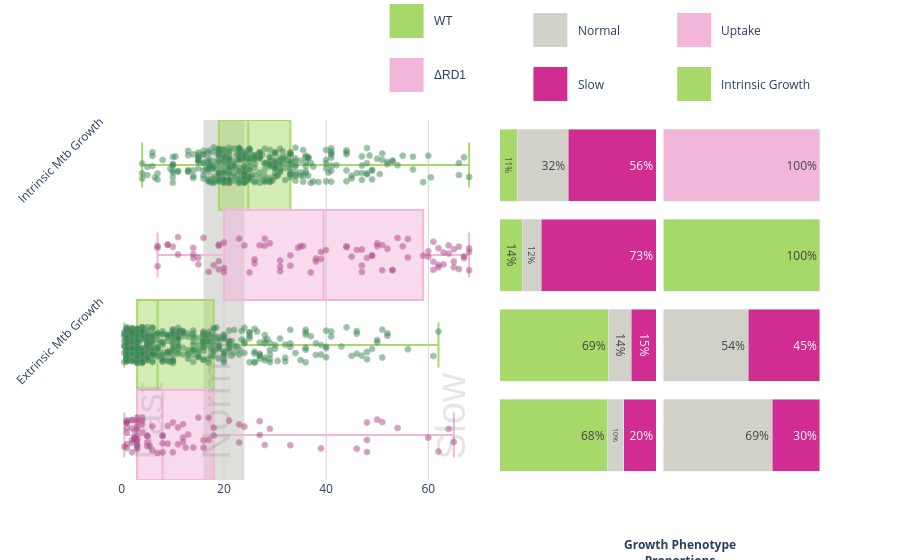

This figure's notebook cell:
### Code cell
# Adjust y-positions for better separation
positions = {
    ('Intrinsic Mtb Growth', 'WT'): 3,
    ('Intrinsic Mtb Growth', 'RD1'): 2,
    ('Extrinsic Mtb Growth', 'WT'): 1,
    ('Extrinsic Mtb Growth', 'RD1'): 0
}

fig = make_subplots(rows=1, cols=3, column_widths=[0.5, 0.2, 0.2], horizontal_spacing=0.01)

# Main plot with adjusted positions
for growth in ['Intrinsic Mtb Growth', 'Extrinsic Mtb Growth']:
    for strain in subset_df['Strain'].unique():
        data = subset_df[(subset_df['Growth'] == growth) & (subset_df['Strain'] == strain)]
        y_pos = positions[(growth, strain)]
        
        # Box plot
        fig.add_trace(
            go.Box(
                x=data['Doubling Times'],
                y=[y_pos] * len(data),
                name=f"{growth} - {strain}",
                marker_color=expanded_piyg[1] if strain == 'WT' else expanded_piyg[-2],
                showlegend=False,
                orientation='h',
                boxpoints=False, width = 1
            ), row=1, col=1
        )
        
        # Strip plot with jitter
        jitter = np.random.uniform(-0.2, 0.2, len(data))
        fig.add_trace(
            go.Scatter(
                x=data['Doubling Times'],
                y=[y_pos + j for j in jitter],
                mode='markers',
                marker=dict(
                    color=expanded_piyg[0] if strain == 'WT' else expanded_piyg[-1],
                    size=6,
                    opacity=0.5,
                    line=dict(color='gray', width=1)
                ),
                showlegend=False
            ), row=1, col=1
        )

# Update layout with new y-axis settings
fig.update_layout(
    yaxis=dict(
        ticktext=['Extrinsic Mtb Growth', 'Intrinsic Mtb Growth', ],#'ΔRD1', 'WT'],
        tickvals=[1.5,3.5],
        tickmode='array', tickangle=360-45

    )
)
bin_start, bin_end = bins[1], bins[2]
fig.add_vrect(
    x0=bin_start, x1=bin_end,
    fillcolor=expanded_piyg[3],
    opacity=0.7,
    layer='below',
    line_width=0,
    row=1, col=1
)


    
# First proportion plot (Growth Speed)
growth_speed_data = subset_df.groupby(['Growth', 'Strain', 'Growth Category']).size().unstack(fill_value=0)
growth_speed_pcts = growth_speed_data.div(growth_speed_data.sum(axis=1), axis=0)

for i, (idx, row) in enumerate(growth_speed_pcts.iterrows()):
    left = 0
    for j, (category, color) in enumerate(zip(['Fast', 'Normal', 'Slow'], 
                            [expanded_piyg[1], expanded_piyg[3], expanded_piyg[5]])):
        if row[category] > 0:
            fig.add_trace(
                go.Bar(
                    x=[row[category]],
                    y=[i],
                    orientation='h',
                    marker_color=color,
                    name=category,
                    text=[f"{int(row[category]*100)}%"],
                    textposition='inside',
                    showlegend=(i==0)  # Only show legend for first group
                ), row=1, col=2
            )

for i, (growth, strain) in enumerate( [ ('Extrinsic Mtb Growth', 'WT'), 
                                       ('Extrinsic Mtb Growth', 'RD1'),
                                        ('Intrinsic Mtb Growth', 'WT'),
                                       ('Intrinsic Mtb Growth', 'RD1'),
                                      
                                    ]):
   if growth == 'Intrinsic Mtb Growth':
       # Single bar for intrinsic growth
       fig.add_trace(
           go.Bar(
               x=[1.0],
               y=[i],
               orientation='h',
               marker_color=expanded_piyg[1] if strain == 'WT' else expanded_piyg[-2],
               showlegend=False,
               text=['100%'],
               textposition='inside',
           ), row=1, col=3
       )
   else:
       # Stacked bars for extrinsic growth
       data = extrinsic_proportions.loc[strain]
       fig.add_trace(
           go.Bar(
               x=[data['Transfer']],
               y=[i],
               orientation='h',
               marker_color=expanded_piyg[-3],
               name='Transfer',
               showlegend=(i==0),
               text=[f"{int(data['Transfer']*100)}%"],
               textposition='inside',
           ), row=1, col=3
       )
       fig.add_trace(
           go.Bar(
               x=[data['Uptake']],
               y=[i],
               orientation='h',
               marker_color=expanded_piyg[-1],
               name='Uptake',
               showlegend=(i==0),
               text=[f"{int(data['Uptake']*100)}%"],
               textposition='inside',
           ), row=1, col=3
       )


# Update axes for proportion plots
fig.update_xaxes(range=[0, 1], showticklabels=False, row=1, col=2)
fig.update_xaxes(range=[0, 1], showticklabels=False, row=1, col=3)
fig.update_yaxes(range=[0, 1], showticklabels=False, row=1, col=2)
fig.update_yaxes(range=[0, 1], showticklabels=False, row=1, col=3)

# Update layout for proper stacking
fig.update_layout(
    barmode='stack',
    margin=dict(t=120),  # Top padding of 150px
    yaxis1=dict(range=[-0.5, 3.5]),
    yaxis2=dict(range=[-0.5, 3.5]),
    yaxis3=dict(range=[-0.5, 3.5])
)

# Remove all existing legends
fig.update_traces(showlegend=False)

# Add legend annotations above second plot (Growth Speed)
for i, (category, color) in enumerate(zip(['Fast', 'Normal', 'Slow'], 
                        [expanded_piyg[1], expanded_piyg[3], expanded_piyg[5]])):
    fig.add_shape(
        type="rect",
        x0=0.6, x1=0.65,
        y0=1.35 - (i*0.15), y1=1.45 - (i*0.15),
        xref="paper", yref="paper",
        fillcolor=color,
        line_color="white",
    )
    fig.add_annotation(
        x=0.66, y=1.4 - (i*0.15),
        text=category,
        xref="paper", yref="paper",
        showarrow=False,
        font=dict(size=12),
        xanchor='left',  # 'left', 'center', or 'right'
        yanchor='middle'  # 'top', 'middle', or 'bottom'
    )

# Add legend annotations above third plot (Transfer/Uptake)
colors = [expanded_piyg[-1], expanded_piyg[-2], expanded_piyg[1]]
for i, label in enumerate(['Transfer', 'Uptake', 'Intrinsic Growth']):
    fig.add_shape(
        type="rect",
        x0=0.8, x1=0.85,
        y0=1.35 - (i*0.15), y1=1.45 - (i*0.15),
        xref="paper", yref="paper",
        fillcolor=colors[i],
        line_color="white",
    )
    fig.add_annotation(
        x=0.86, y=1.4 - (i*0.15),
        text=label,
        xref="paper", yref="paper",
        showarrow=False,
        font=dict(size=12),
        xanchor='left',  # 'left', 'center', or 'right'
        yanchor='middle'  # 'top', 'middle', or 'bottom'
    )
# Add titles above legends
fig.add_annotation(
   x=0.625, y=1.55,
   text="Growth Speed",
   xref="paper", yref="paper",
   showarrow=False,
   font=dict(size=12, weight='bold'),
   xanchor='left',
   yanchor='middle'
)

fig.add_annotation(
   x=0.825, y=1.55,
   text="Mtb Origin",
   xref="paper", yref="paper",
   showarrow=False,
   font=dict(size=12, weight='bold'),
   xanchor='left',
   yanchor='middle'  
)

fig.add_annotation(
   x=0.725, y=-0.2,
   text="Growth Phenotype<br>Proportions",
   xref="paper", yref="paper",
   showarrow=False,
   font=dict(size=12, weight='bold'),
   xanchor='left',
   yanchor='middle'  
)

fig.update_layout(
   plot_bgcolor='white',
   paper_bgcolor='white'
)

fig.update_xaxes(
   showgrid=True,
   gridwidth=1,
   gridcolor='lightgrey',
   row=1, col=1
)
# Add vertical text labels
for text, x_pos in zip(['Fast', 'Normal', 'Slow'], [10, 23, 69]):
    fig.add_annotation(
        x=x_pos, y=-0.3,
        text=text,
        font=dict(size=40, color='gray', family='Helvetica'),
        opacity=0.2,
        showarrow=False,
        textangle=-90,
        row=1, col=1, 
        xanchor='right', 
        yanchor='bottom'  

    )
# Add legend for strains
colors = [expanded_piyg[1], expanded_piyg[-2]]  # WT and RD1 colors
for i, (label, color) in enumerate(zip(['WT', 'ΔRD1'], colors)):
   fig.add_shape(
       type="rect",
       x0=0.4, x1=0.45,
       y0=1.225 - (i*0.15), y1=1.325 - (i*0.15),
       xref="paper", yref="paper",
       fillcolor=color,
       line_color="white",
   )
   fig.add_annotation(
       x=0.46, y=1.275 - (i*0.15),
       text=label,
       xref="paper", yref="paper",
       showarrow=False,
       font=dict(size=12, family='Helvetica'),
       xanchor='left',
       yanchor='middle'
   )
fig.add_annotation(
   x=0.425, y=1.425,
   text="Strain",
   xref="paper", yref="paper",
   showarrow=False,
   font=dict(size=12, weight='bold', family='Helvetica'),
   xanchor='center',
   yanchor='middle'
    )
fig.show()

boxplot=fig

### Figure 1 — Plotly figure (JSON) as saved in the notebook; plotly's stock layout.template omitted (floating-point values rounded to 4 significant figures; data arrays with more than 128 entries replaced by an {"elided": "..."} marker saying what was removed)
{"data": [{"boxpoints": false, "marker": {"color": "#a6d96a"}, "name": "Intrinsic Mtb Growth - WT", "orientation": "h", "showlegend": false, "type": "box", "width": 1, "x": {"elided": "372 float values"}, "xaxis": "x", "y": {"elided": "372 int values"}, "yaxis": "y"}, {"marker": {"color": "#1a9641", "line": {"color": "gray", "width": 1}, "opacity": 0.5, "size": 6}, "mode": "markers", "showlegend": false, "type": "scatter", "x": {"elided": "372 float values"}, "xaxis": "x", "y": {"elided": "372 float values"}, "yaxis": "y"}, {"boxpoints": false, "marker": {"color": "#f1b6da"}, "name": "Intrinsic Mtb Growth - RD1", "orientation": "h", "showlegend": false, "type": "box", "width": 1, "x": [35.5, 34.5, 67, 47, 35, 16, 53, 56, 29, 54, 55, 10, 64, 60, 33, 7, 62, 62, 52, 66, 15, 14, 38, 65, 14, 7, 9, 15, 31, 11, 17, 37, 51, 31, 44, 66, 68, 68, 48, 11, 31, 68, 63, 65, 19, 51, 44, 19, 24, 33, 25, 47, 64, 65, 47, 18, 28, 59, 19, 20, 67, 49, 26, 50, 63, 14, 61, 60, 46, 9, 61, 53, 20, 45, 39, 19, 50, 7, 39, 28, 38, 49, 20, 62, 26, 61, 40, 23, 27, 56], "xaxis": "x", "y": [2, 2, 2, 2, 2, 2, 2, 2, 2, 2, 2, 2, 2, 2, 2, 2, 2, 2, 2, 2, 2, 2, 2, 2, 2, 2, 2, 2, 2, 2, 2, 2, 2, 2, 2, 2, 2, 2, 2, 2, 2, 2, 2, 2, 2, 2, 2, 2, 2, 2, 2, 2, 2, 2, 2, 2, 2, 2, 2, 2, 2, 2, 2, 2, 2, 2, 2, 2, 2, 2, 2, 2, 2, 2, 2, 2, 2, 2, 2, 2, 2, 2, 2, 2, 2, 2, 2, 2, 2, 2], "yaxis": "y"}, {"marker": {"color": "#d02c91", "line": {"color": "gray", "width": 1}, "opacity": 0.5, "size": 6}, "mode": "markers", "showlegend": false, "type": "scatter", "x": [35.5, 34.5, 67, 47, 35, 16, 53, 56, 29, 54, 55, 10, 64, 60, 33, 7, 62, 62, 52, 66, 15, 14, 38, 65, 14, 7, 9, 15, 31, 11, 17, 37, 51, 31, 44, 66, 68, 68, 48, 11, 31, 68, 63, 65, 19, 51, 44, 19, 24, 33, 25, 47, 64, 65, 47, 18, 28, 59, 19, 20, 67, 49, 26, 50, 63, 14, 61, 60, 46, 9, 61, 53, 20, 45, 39, 19, 50, 7, 39, 28, 38, 49, 20, 62, 26, 61, 40, 23, 27, 56], "xaxis": "x", "y": [2.099, 2.079, 1.984, 1.883, 2.097, 2.19, 1.83, 1.973, 2.13, 2.19, 2.097, 2.091, 2.105, 2.04, 1.996, 2.081, 1.864, 1.891, 2.07, 1.843, 1.97, 1.964, 1.961, 2.063, 2.008, 2.1, 2.113, 1.896, 1.872, 2.199, 1.813, 1.805, 1.832, 1.938, 2.097, 2.093, 2.033, 1.83, 1.968, 2.004, 1.82, 2.072, 1.894, 1.928, 2.117, 2.11, 2.087, 1.841, 2.106, 1.879, 1.807, 2.06, 2.017, 1.865, 1.811, 1.887, 2.181, 1.992, 2.102, 1.855, 1.966, 1.991, 1.907, 2.129, 2.028, 2.079, 1.925, 1.98, 2.056, 2.115, 2.147, 1.833, 2.138, 1.982, 2.033, 1.93, 2.097, 1.874, 1.956, 2.103, 1.929, 1.993, 1.809, 2.075, 1.951, 1.835, 2.055, 2.181, 2.109, 2.178], "yaxis": "y"}, {"boxpoints": false, "marker": {"color": "#a6d96a"}, "name": "Extrinsic Mtb Growth - WT", "orientation": "h", "showlegend": false, "type": "box", "width": 1, "x": {"elided": "500 float values"}, "xaxis": "x", "y": {"elided": "500 int values"}, "yaxis": "y"}, {"marker": {"color": "#1a9641", "line": {"color": "gray", "width": 1}, "opacity": 0.5, "size": 6}, "mode": "markers", "showlegend": false, "type": "scatter", "x": {"elided": "500 float values"}, "xaxis": "x", "y": {"elided": "500 float values"}, "yaxis": "y"}, {"boxpoints": false, "marker": {"color": "#f1b6da"}, "name": "Extrinsic Mtb Growth - RD1", "orientation": "h", "showlegend": false, "type": "box", "width": 1, "x": [60, 23, 1, 1, 1, 3, 33, 2.5, 2, 15, 12, 14, 4, 29, 23, 1, 2, 12, 24, 8, 51, 9, 8, 2.5, 3, 11, 48, 4, 11, 3, 28, 18, 3, 64, 4, 16, 2, 46, 5, 18, 1, 2, 9, 3, 8, 5, 13, 6, 50, 3, 27, 48, 17, 4, 8, 65, 3, 12, 62, 2, 2, 10, 1, 3, 12.5, 1, 3, 16, 39, 10, 6, 5, 5, 54, 7, 1, 2.5, 2.5, 5.5, 0.5, 3, 3, 17, 21, 3, 27, 48], "xaxis": "x", "y": [0, 0, 0, 0, 0, 0, 0, 0, 0, 0, 0, 0, 0, 0, 0, 0, 0, 0, 0, 0, 0, 0, 0, 0, 0, 0, 0, 0, 0, 0, 0, 0, 0, 0, 0, 0, 0, 0, 0, 0, 0, 0, 0, 0, 0, 0, 0, 0, 0, 0, 0, 0, 0, 0, 0, 0, 0, 0, 0, 0, 0, 0, 0, 0, 0, 0, 0, 0, 0, 0, 0, 0, 0, 0, 0, 0, 0, 0, 0, 0, 0, 0, 0, 0, 0, 0, 0], "yaxis": "y"}, {"marker": {"color": "#d02c91", "line": {"color": "gray", "width": 1}, "opacity": 0.5, "size": 6}, "mode": "markers", "showlegend": false, "type": "scatter", "x": [60, 23, 1, 1, 1, 3, 33, 2.5, 2, 15, 12, 14, 4, 29, 23, 1, 2, 12, 24, 8, 51, 9, 8, 2.5, 3, 11, 48, 4, 11, 3, 28, 18, 3, 64, 4, 16, 2, 46, 5, 18, 1, 2, 9, 3, 8, 5, 13, 6, 50, 3, 27, 48, 17, 4, 8, 65, 3, 12, 62, 2, 2, 10, 1, 3, 12.5, 1, 3, 16, 39, 10, 6, 5, 5, 54, 7, 1, 2.5, 2.5, 5.5, 0.5, 3, 3, 17, 21, 3, 27, 48], "xaxis": "x", "y": [-0.02959, 0.1164, 0.03174, 0.1454, 0.1636, 0.08662, -0.1131, -0.02555, -0.05399, 0.1932, -0.02736, -0.1394, 0.1177, 0.06818, -0.08266, 0.1418, -0.1915, 0.1207, 0.09312, -0.005501, 0.1434, -0.09649, -0.1917, -0.03899, -0.05482, 0.08354, -0.1894, 0.02424, -0.1037, -0.1365, -0.1108, -0.005791, 0.1367, 0.06695, 0.1932, -0.1418, -0.08907, -0.1517, -0.1249, 0.07944, 0.07811, 0.1651, 0.1003, -0.04701, -0.09252, -0.008578, 0.004796, 0.09663, 0.171, -0.109, -0.0005349, 0.1393, -0.05527, 0.1596, -0.01023, -0.07819, -0.1047, -0.07717, -0.1845, 0.1663, 0.07823, -0.1923, -0.1427, 0.1948, -0.1401, -0.1008, 0.0672, -0.05968, -0.1487, 0.1392, -0.1704, -0.08124, -0.01113, 0.07811, -0.1995, 0.1322, 0.04515, -0.05897, -0.1229, -0.13, -0.156, 0.1631, 0.1915, 0.1598, -0.006837, 0.1535, -0.05534], "yaxis": "y"}, {"marker": {"color": "#a6d96a"}, "name": "Fast", "orientation": "h", "showlegend": false, "text": ["68%"], "textposition": "inside", "type": "bar", "x": [0.6897], "xaxis": "x2", "y": [0], "yaxis": "y2"}, {"marker": {"color": "#d1d1ca"}, "name": "Normal", "orientation": "h", "showlegend": false, "text": ["10%"], "textposition": "inside", "type": "bar", "x": [0.1034], "xaxis": "x2", "y": [0], "yaxis": "y2"}, {"marker": {"color": "#d02c91"}, "name": "Slow", "orientation": "h", "showlegend": false, "text": ["20%"], "textposition": "inside", "type": "bar", "x": [0.2069], "xaxis": "x2", "y": [0], "yaxis": "y2"}, {"marker": {"color": "#a6d96a"}, "name": "Fast", "orientation": "h", "showlegend": false, "text": ["69%"], "textposition": "inside", "type": "bar", "x": [0.696], "xaxis": "x2", "y": [1], "yaxis": "y2"}, {"marker": {"color": "#d1d1ca"}, "name": "Normal", "orientation": "h", "showlegend": false, "text": ["14%"], "textposition": "inside", "type": "bar", "x": [0.146], "xaxis": "x2", "y": [1], "yaxis": "y2"}, {"marker": {"color": "#d02c91"}, "name": "Slow", "orientation": "h", "showlegend": false, "text": ["15%"], "textposition": "inside", "type": "bar", "x": [0.158], "xaxis": "x2", "y": [1], "yaxis": "y2"}, {"marker": {"color": "#a6d96a"}, "name": "Fast", "orientation": "h", "showlegend": false, "text": ["14%"], "textposition": "inside", "type": "bar", "x": [0.1444], "xaxis": "x2", "y": [2], "yaxis": "y2"}, {"marker": {"color": "#d1d1ca"}, "name": "Normal", "orientation": "h", "showlegend": false, "text": ["12%"], "textposition": "inside", "type": "bar", "x": [0.1222], "xaxis": "x2", "y": [2], "yaxis": "y2"}, {"marker": {"color": "#d02c91"}, "name": "Slow", "orientation": "h", "showlegend": false, "text": ["73%"], "textposition": "inside", "type": "bar", "x": [0.7333], "xaxis": "x2", "y": [2], "yaxis": "y2"}, {"marker": {"color": "#a6d96a"}, "name": "Fast", "orientation": "h", "showlegend": false, "text": ["11%"], "textposition": "inside", "type": "bar", "x": [0.1129], "xaxis": "x2", "y": [3], "yaxis": "y2"}, {"marker": {"color": "#d1d1ca"}, "name": "Normal", "orientation": "h", "showlegend": false, "text": ["32%"], "textposition": "inside", "type": "bar", "x": [0.3253], "xaxis": "x2", "y": [3], "yaxis": "y2"}, {"marker": {"color": "#d02c91"}, "name": "Slow", "orientation": "h", "showlegend": false, "text": ["56%"], "textposition": "inside", "type": "bar", "x": [0.5618], "xaxis": "x2", "y": [3], "yaxis": "y2"}, {"marker": {"color": "#d1d1ca"}, "name": "Transfer", "orientation": "h", "showlegend": false, "text": ["69%"], "textposition": "inside", "type": "bar", "x": [0.694], "xaxis": "x3", "y": [0], "yaxis": "y3"}, {"marker": {"color": "#d02c91"}, "name": "Uptake", "orientation": "h", "showlegend": false, "text": ["30%"], "textposition": "inside", "type": "bar", "x": [0.306], "xaxis": "x3", "y": [0], "yaxis": "y3"}, {"marker": {"color": "#d1d1ca"}, "name": "Transfer", "orientation": "h", "showlegend": false, "text": ["54%"], "textposition": "inside", "type": "bar", "x": [0.5402], "xaxis": "x3", "y": [1], "yaxis": "y3"}, {"marker": {"color": "#d02c91"}, "name": "Uptake", "orientation": "h", "showlegend": false, "text": ["45%"], "textposition": "inside", "type": "bar", "x": [0.4598], "xaxis": "x3", "y": [1], "yaxis": "y3"}, {"marker": {"color": "#a6d96a"}, "orientation": "h", "showlegend": false, "text": ["100%"], "textposition": "inside", "type": "bar", "x": [1], "xaxis": "x3", "y": [2], "yaxis": "y3"}, {"marker": {"color": "#f1b6da"}, "orientation": "h", "showlegend": false, "text": ["100%"], "textposition": "inside", "type": "bar", "x": [1], "xaxis": "x3", "y": [3], "yaxis": "y3"}], "layout": {"annotations": [{"font": {"size": 12}, "showarrow": false, "text": "Fast", "x": 0.66, "xanchor": "left", "xref": "paper", "y": 1.4, "yanchor": "middle", "yref": "paper"}, {"font": {"size": 12}, "showarrow": false, "text": "Normal", "x": 0.66, "xanchor": "left", "xref": "paper", "y": 1.25, "yanchor": "middle", "yref": "paper"}, {"font": {"size": 12}, "showarrow": false, "text": "Slow", "x": 0.66, "xanchor": "left", "xref": "paper", "y": 1.1, "yanchor": "middle", "yref": "paper"}, {"font": {"size": 12}, "showarrow": false, "text": "Transfer", "x": 0.86, "xanchor": "left", "xref": "paper", "y": 1.4, "yanchor": "middle", "yref": "paper"}, {"font": {"size": 12}, "showarrow": false, "text": "Uptake", "x": 0.86, "xanchor": "left", "xref": "paper", "y": 1.25, "yanchor": "middle", "yref": "paper"}, {"font": {"size": 12}, "showarrow": false, "text": "Intrinsic Growth", "x": 0.86, "xanchor": "left", "xref": "paper", "y": 1.1, "yanchor": "middle", "yref": "paper"}, {"font": {"size": 12, "weight": "bold"}, "showarrow": false, "text": "Growth Speed", "x": 0.625, "xanchor": "left", "xref": "paper", "y": 1.55, "yanchor": "middle", "yref": "paper"}, {"font": {"size": 12, "weight": "bold"}, "showarrow": false, "text": "Mtb Origin", "x": 0.825, "xanchor": "left", "xref": "paper", "y": 1.55, "yanchor": "middle", "yref": "paper"}, {"font": {"size": 12, "weight": "bold"}, "showarrow": false, "text": "Growth Phenotype<br>Proportions", "x": 0.725, "xanchor": "left", "xref": "paper", "y": -0.2, "yanchor": "middle", "yref": "paper"}, {"font": {"color": "gray", "family": "Helvetica", "size": 40}, "opacity": 0.2, "showarrow": false, "text": "Fast", "textangle": -90, "x": 10, "xanchor": "right", "xref": "x", "y": -0.3, "yanchor": "bottom", "yref": "y"}, {"font": {"color": "gray", "family": "Helvetica", "size": 40}, "opacity": 0.2, "showarrow": false, "text": "Normal", "textangle": -90, "x": 23, "xanchor": "right", "xref": "x", "y": -0.3, "yanchor": "bottom", "yref": "y"}, {"font": {"color": "gray", "family": "Helvetica", "size": 40}, "opacity": 0.2, "showarrow": false, "text": "Slow", "textangle": -90, "x": 69, "xanchor": "right", "xref": "x", "y": -0.3, "yanchor": "bottom", "yref": "y"}, {"font": {"family": "Helvetica", "size": 12}, "showarrow": false, "text": "WT", "x": 0.46, "xanchor": "left", "xref": "paper", "y": 1.275, "yanchor": "middle", "yref": "paper"}, {"font": {"family": "Helvetica", "size": 12}, "showarrow": false, "text": "ΔRD1", "x": 0.46, "xanchor": "left", "xref": "paper", "y": 1.125, "yanchor": "middle", "yref": "paper"}, {"font": {"family": "Helvetica", "size": 12, "weight": "bold"}, "showarrow": false, "text": "Strain", "x": 0.425, "xanchor": "center", "xref": "paper", "y": 1.425, "yanchor": "middle", "yref": "paper"}], "autosize": true, "barmode": "stack", "margin": {"t": 120}, "paper_bgcolor": "white", "plot_bgcolor": "white", "shapes": [{"fillcolor": "#d1d1ca", "layer": "below", "line": {"width": 0}, "opacity": 0.7, "type": "rect", "x0": 16, "x1": 24, "xref": "x", "y0": 0, "y1": 1, "yref": "y domain"}, {"fillcolor": "#a6d96a", "line": {"color": "white"}, "type": "rect", "x0": 0.6, "x1": 0.65, "xref": "paper", "y0": 1.35, "y1": 1.45, "yref": "paper"}, {"fillcolor": "#d1d1ca", "line": {"color": "white"}, "type": "rect", "x0": 0.6, "x1": 0.65, "xref": "paper", "y0": 1.2, "y1": 1.3, "yref": "paper"}, {"fillcolor": "#d02c91", "line": {"color": "white"}, "type": "rect", "x0": 0.6, "x1": 0.65, "xref": "paper", "y0": 1.05, "y1": 1.15, "yref": "paper"}, {"fillcolor": "#d02c91", "line": {"color": "white"}, "type": "rect", "x0": 0.8, "x1": 0.85, "xref": "paper", "y0": 1.35, "y1": 1.45, "yref": "paper"}, {"fillcolor": "#f1b6da", "line": {"color": "white"}, "type": "rect", "x0": 0.8, "x1": 0.85, "xref": "paper", "y0": 1.2, "y1": 1.3, "yref": "paper"}, {"fillcolor": "#a6d96a", "line": {"color": "white"}, "type": "rect", "x0": 0.8, "x1": 0.85, "xref": "paper", "y0": 1.05, "y1": 1.15, "yref": "paper"}, {"fillcolor": "#a6d96a", "line": {"color": "white"}, "type": "rect", "x0": 0.4, "x1": 0.45, "xref": "paper", "y0": 1.225, "y1": 1.325, "yref": "paper"}, {"fillcolor": "#f1b6da", "line": {"color": "white"}, "type": "rect", "x0": 0.4, "x1": 0.45, "xref": "paper", "y0": 1.075, "y1": 1.175, "yref": "paper"}], "xaxis": {"anchor": "y", "autorange": true, "domain": [0, 0.5444], "gridcolor": "lightgrey", "gridwidth": 1, "range": [-3.765, 72.27], "showgrid": true, "type": "linear"}, "xaxis2": {"anchor": "y2", "domain": [0.5544, 0.7722], "range": [0, 1], "showticklabels": false, "type": "linear"}, "xaxis3": {"anchor": "y3", "domain": [0.7822, 1], "range": [0, 1], "showticklabels": false, "type": "linear"}, "yaxis": {"anchor": "x", "domain": [0, 1], "range": [-0.5, 3.5], "tickangle": -45, "tickmode": "array", "ticktext": ["Extrinsic Mtb Growth", "Intrinsic Mtb Growth"], "tickvals": [1.5, 3.5], "type": "linear"}, "yaxis2": {"anchor": "x2", "domain": [0, 1], "range": [-0.5, 3.5], "showticklabels": false, "type": "linear"}, "yaxis3": {"anchor": "x3", "domain": [0, 1], "range": [-0.5, 3.5], "showticklabels": false, "type": "linear"}}}
